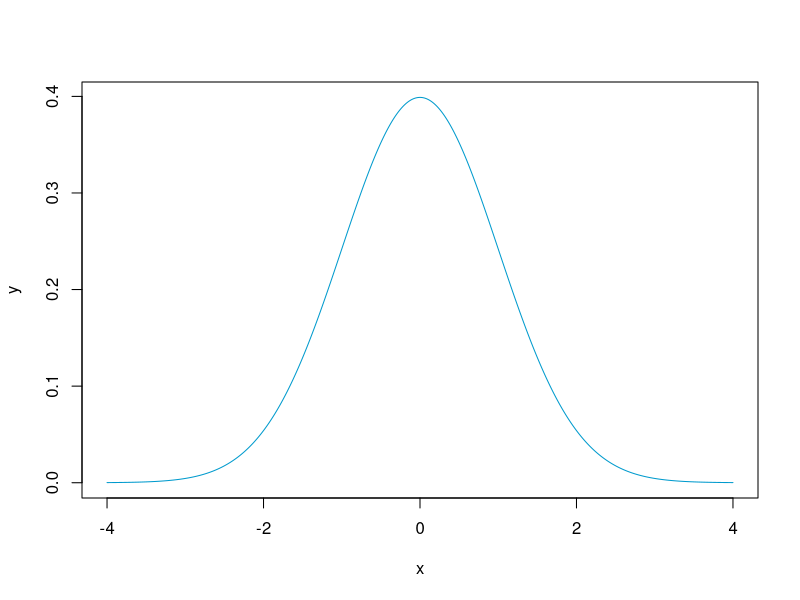

Here is the R script that generated this plot:
## ---- chunk 1
x <- seq(-4, 4, length=1000)
y = dnorm(x)
plot(x, y, type = "l", col = "deepskyblue3")
